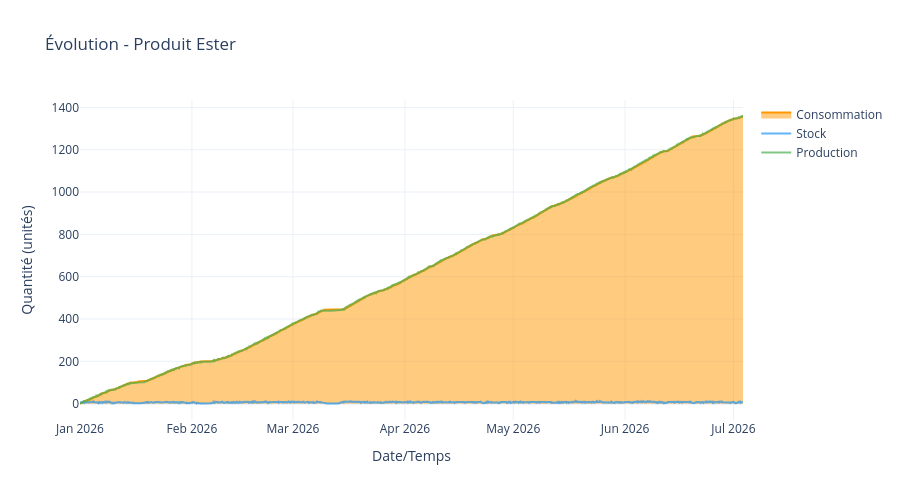

The notebook cell this image was saved under:
### Code cell
# Voir l'évolution temporelle d'un produit
dashboard.afficher_bilan_produit('Ester')

### Figure 1 — Plotly figure (JSON) as saved in the notebook; plotly's stock layout.template omitted (floating-point values rounded to 4 significant figures; data arrays with more than 128 entries replaced by an {"elided": "..."} marker saying what was removed)
{"data": [{"fill": "tozeroy", "line": {"color": "#FF9800", "width": 2}, "mode": "lines", "name": "Consommation", "opacity": 0.7, "type": "scatter", "x": {"elided": "17598 str values"}, "y": {"elided": "17598 float values"}}, {"line": {"color": "#2196F3", "width": 2}, "mode": "lines", "name": "Stock", "opacity": 0.7, "type": "scatter", "x": {"elided": "17598 str values"}, "y": {"elided": "17598 float values"}}, {"line": {"color": "#4CAF50", "width": 2}, "mode": "lines", "name": "Production", "opacity": 0.7, "type": "scatter", "x": {"elided": "17598 str values"}, "y": {"elided": "17598 float values"}}], "layout": {"height": 500, "hovermode": "x unified", "title": {"text": "Évolution - Produit Ester"}, "xaxis": {"anchor": "y", "domain": [0, 1], "title": {"text": "Date/Temps"}}, "yaxis": {"anchor": "x", "domain": [0, 1], "title": {"text": "Quantité (unités)"}}}}
